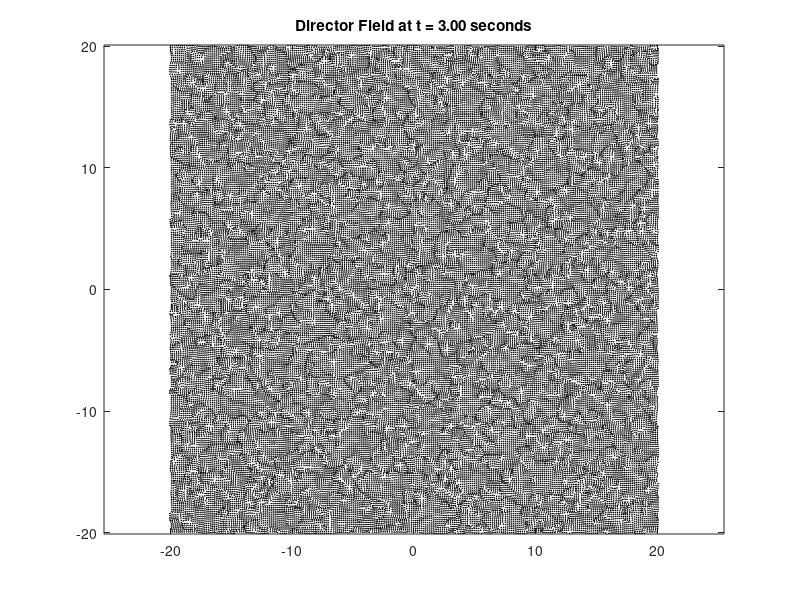

Write the MATLAB code that produced this figure.
function directorFieldSimulationDetailed()
    % Simulation parameters (can be changed by the user)
    gamma = 0.1;    % Damping coefficient
    kappa = 0.1;    % Diffusion coefficient
    beta = 0.2;     % Reaction term scaling
    Lx = 40;       % Domain size in x
    Ly = 40;       % Domain size in y
    Nx = 250;     % Number of grid points in x
    Ny = 250;     % Number of grid points in y
    dt = 0.001;    % Time step
    T = 3;        % Total time of simulation

    % Spatial setup
    x = linspace(-Lx/2, Lx/2, Nx);
    y = linspace(-Ly/2, Ly/2, Ny);
    [X, Y] = meshgrid(x, y);
    dx = x(2) - x(1);
    dy = y(2) - y(1);

    % Initial conditions for q1 and q2
    q1 = rand(Ny, Nx) - 0.5;
    q2 = rand(Ny, Nx) - 0.5;

    % Setup figure for visualization
    h = figure;
    quiver_scale = 0.5; % Adjusts the length of arrows in quiver plot

    % Time integration using Euler's method
    for t = 0:dt:T
        % Calculate Laplacian of q1 and q2
        Lap_q1 = del2(q1, dx, dy);
        Lap_q2 = del2(q2, dx, dy);

        % Update q1 and q2 using the PDEs
        q1 = q1 + dt * gamma * (-4*q2.^2 .* q1 + kappa * Lap_q1 - beta * (gradient(q1).^2 - 0.5 * grad_C(X, Y).^2));
        q2 = q2 + dt * gamma * (-4*q2.^2 .* q2 + kappa * Lap_q2 - beta * gradient(q1) .* gradient(q2));

        % Update the plot
        if mod(t, 0.1) <= dt  % Adjust condition to match dt
            angles = atan2(q2, q1); % Calculate angles
            quiver(X, Y, cos(angles), sin(angles), quiver_scale, 'k'); % Ensure vectors are visible
            title(sprintf('Director Field at t = %.2f seconds', t));
            axis equal tight; % Adjust plot to fit the data
            drawnow; % Force update of the plot
        end

        %disp(['Max q1: ', num2str(max(max(q1))), ' Min q1: ', num2str(min(min(q1)))]);
        %disp(['Max q2: ', num2str(max(max(q2))), ' Min q2: ', num2str(min(min(q2)))]);


        % Check for user cancellation
        if ~ishandle(h)
            break;
        end
    end
end

function Lap = del2(f, dx, dy)
    % Discrete Laplacian in 2D using finite differences
    Lx = (circshift(f, [0 -1]) + circshift(f, [0 1]) - 2 * f) / dx^2;
    Ly = (circshift(f, [-1 0]) + circshift(f, [1 0]) - 2 * f) / dy^2;
    Lap = Lx + Ly;
end

function gC = grad_C(X, Y)
    % Placeholder for gradient of C, user-defined function needed
    gC = sin(X) + cos(Y);  % Example gradient, replace with actual function
end

